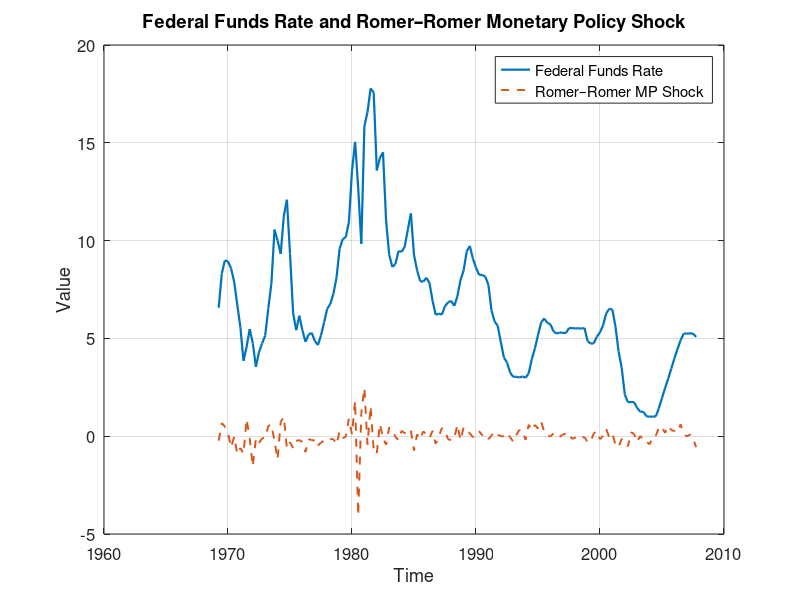
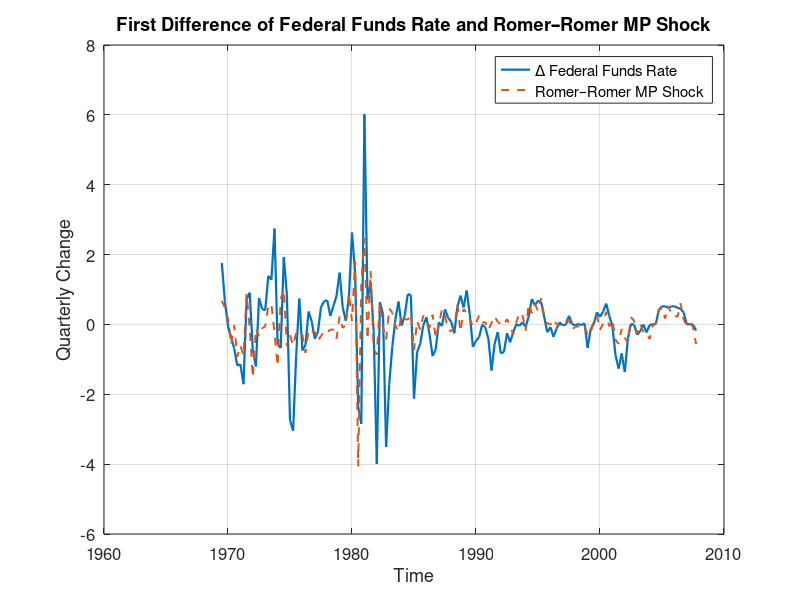
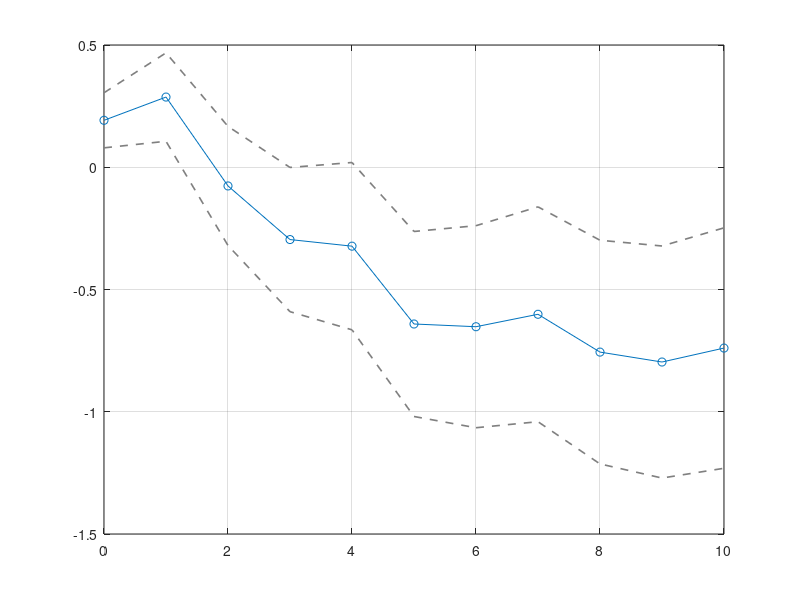

The MATLAB source for these figures, in order: (Note: this script raises an error after producing the figures.)
%% Problem set 1: Monetary Policy Shocks and Transmission Mechanisms
clear all
close all
clc


%% Question 1: Data Visualization and Preliminary Analysis

load("Data_RR_MP.mat"); % Load data

% Extract variables
dates = DatesUSED;                     % Quarterly dates (1969Q1–2007Q3)
ff_rate = FedFundrate;                 % Federal Funds Rate
rr_shock = MPproxyUSED;                % Romer–Romer Monetary Policy Shock
RealRate = dataYyIRFsUSED(:,1);        % Real Interest Rate
gdp = dataYyIRFsUSED(:,2);             % Real Gross Domestic Product
TotExp = dataYyIRFsUSED(:,3);          % Real Total Expenditure
DurExp = dataYyIRFsUSED(:,4);          % Durable Expenditure
NonDurExp = dataYyIRFsUSED(:,5);       % Non-Durable Expenditure


% Create figure
figure('Color', 'w', 'Position', [100, 100, 900, 400]);

% Plot both series on the same axis
plot(dates, ff_rate, 'LineWidth', 1.6, 'Color', [0 0.45 0.74]); hold on;
plot(dates, rr_shock, 'LineWidth', 1.4, 'LineStyle', '--', 'Color', [0.85 0.33 0.10]);

% Formatting
title('Federal Funds Rate and Romer–Romer Monetary Policy Shock');
xlabel('Time');
ylabel('Value');
grid on;
legend({'Federal Funds Rate', 'Romer–Romer MP Shock'}, 'Location', 'best');
set(gca, 'FontSize', 12);


%% Same figure but with Federal Funds Rate in first differences

% Compute first differences of the Federal Funds Rate
d_ff_rate = diff(ff_rate);

% Align dates and shock (drop first observation)
dates_diff = dates(2:end);
rr_shock_diff = rr_shock(2:end);

% Create figure
figure('Color', 'w', 'Position', [100, 100, 900, 400]);

% Plot both series on the same axis
plot(dates_diff, d_ff_rate, 'LineWidth', 1.6, 'Color', [0 0.45 0.74]); hold on;
plot(dates_diff, rr_shock_diff, 'LineWidth', 1.4, 'LineStyle', '--', 'Color', [0.85 0.33 0.10]);

% Formatting
title('First Difference of Federal Funds Rate and Romer–Romer MP Shock');
xlabel('Time');
ylabel('Quarterly Change');
grid on;
legend({'Δ Federal Funds Rate', 'Romer–Romer MP Shock'}, 'Location', 'best');
set(gca, 'FontSize', 12);

%% Question 2: A toy example

H = 10; % Number of horizons

betas_cum_gdp = nan(H+1,1); % To store shock coefficients
ses   = nan(H+1,1); % To store corresponding standard deviations

T = length(gdp); % Number of observations

for h = 0:H % Loop over horizons
 
    t0 = 2;
    t1 = T - h; 

    Y = gdp((t0+h):(t1+h)) - gdp((t0-1):(t1-1)); % Long differences of 
    % dependent variable. y_{t+h} - y_{t-1}

    X = [ones(length(Y),1), rr_shock(t0:t1)]; % Matrix of regressors: constant + 
    % shock at time t (one period-ahead of y_{t-1})

    % OLS
    b = (X' * X) \ (X' * Y); % Coefficients (X'X)^{-1}X'Y
    res = Y - X*b; % Residuals

    n = size(X,1);
    k = size(X,2);
    s2 = (res' * res) / (n - k);
    V  = s2 * inv(X' * X);

    betas_cum_gdp(h+1) = b(2); % Pick second coefficient (first is the constant)
    ses(h+1)   = sqrt(V(2,2)); % Same here
end

hgrid = (0:H)';

% 68% bands: +/- 1 * se
upper68_cum_gdp = betas_cum_gdp + ses;
lower68_cum_gdp = betas_cum_gdp - ses;

% Final plot
figure;
plot(hgrid, betas_cum_gdp, '-o'); hold on; grid on; % IRF
ci_color = [0.5 0.5 0.5];   % grey (RGB)
plot(hgrid, upper68_cum_gdp, '--', 'Color', ci_color, 'LineWidth', 1.2); % Upper bound CB
plot(hgrid, lower68_cum_gdp, '--', 'Color', ci_color, 'LineWidth', 1.2); % Lower bound CB
yline(0, '-');
xlabel('Horizon h');
ylabel('\beta_h');
title('Local Projection: GDP_{t+h} - GDP_{t-1} on shock_t (const + shock)');


%% Question 4: Estimation and Impulse Response Functions (IRFs)

%% --- Federal Fund Rate ---
y = ff_rate;
d_ff_rate = [NaN(1,1); diff(ff_rate)];
X = lagmatrix([rr_shock d_ff_rate], 1:4); % Controls
S = rr_shock; % Shock
H = 20; % Maximum horizon of IRF
hStart = 0; % Start from 0
lpMode = "cum"; % Long diff specification
seType = "hac"; % Newey West standard error
c = 1; % Add constant

res = lp_ols(y, X, S, H, hStart, lpMode, seType, c); % Run the function

w = (1 / res.beta(1)) / 2; % Impact 50bp normalization

h     = res.h;
beta  = res.beta .* w; % Normalized response
se    = res.se .* w; % Normalized standard errors

upper = beta + se; % 68% confidence bands
lower = beta - se;

figure
hold on

% Shaded confidence band
fill([h; flipud(h)], ...
     [upper; flipud(lower)], ...
     [0.8 0.8 1], ...
     'EdgeColor','none', ...
     'FaceAlpha',0.4);

% Coefficient line
plot(h, beta, 'b-', 'LineWidth', 2);

% Zero line
yline(0, 'k--', 'LineWidth', 1);

xlabel('Horizon', 'FontSize', 12)
ylabel('Coefficient', 'FontSize', 12)
title('FedFundRate -- Newey West', 'FontSize', 14)

legend('±1 SE Band', 'Estimate', 'Location', 'Best')
grid on
box on

hold off


%% --- GDP --- 

y = gdp; % Dependent variable
d_gdp = [NaN(1,1); diff(gdp)];
X = lagmatrix([rr_shock d_gdp], 1:4); % Controls
S = rr_shock; % Shock
H = 20; % Maximum horizon of IRF
hStart = 0; % Start from 0
lpMode = "cum"; % Long diff specification
seType = "hac"; % Newey West standard error
c = 1; % Add constant

res = lp_ols(y, X, S, H, hStart, lpMode, seType, c); % Run the function

h     = res.h;
beta  = res.beta .* w; % Normalized response
se    = res.se .* w; % Normalized standard errors

upper = beta + se; % 68% confidence bands
lower = beta - se;

figure
hold on

% Shaded confidence band
fill([h; flipud(h)], ...
     [upper; flipud(lower)], ...
     [0.8 0.8 1], ...
     'EdgeColor','none', ...
     'FaceAlpha',0.4);

% Coefficient line
plot(h, beta, 'b-', 'LineWidth', 2);

% Zero line
yline(0, 'k--', 'LineWidth', 1);

xlabel('Horizon', 'FontSize', 12)
ylabel('Coefficient', 'FontSize', 12)
title('GDP -- Newey West', 'FontSize', 14)

legend('±1 SE Band', 'Estimate', 'Location', 'Best')
grid on
box on

hold off


%% Question 5: Comparison
load("sw_shock.mat"); % Load Smets and Wouters shock

y = ff_rate;
X_rr = lagmatrix([rr_shock d_ff_rate], 1:4); % Control matrix for RR
X_sw = lagmatrix([sw_shock d_ff_rate], 1:4); % Control matrix for SW
hStart = 0; % Start from 0
lpMode = "cum"; % Long diff specification
seType = "hac"; % Newey West standard error
c = 1; % Add constant

res_rr = lp_ols(y, X_rr, rr_shock, H, hStart, lpMode, seType, c); % Run for RR
res_sw = lp_ols(y, X_sw, sw_shock, H, hStart, lpMode, seType, c); % Run for SW

w_rr = 1 ./ sum(res_rr.beta(1:6)); % Normalization for RR
w_sw = 1 ./ sum(res_sw.beta(1:6)); % Normalization for SW


% --- Plot ---

% IRF 1 (rr)
beta_rr  = res_rr.beta .* w_rr;
se_rr    = res_rr.se   .* w_rr;
upper_rr = beta_rr + se_rr;
lower_rr = beta_rr - se_rr;

% IRF 2 (sw)
beta_sw  = res_sw.beta .* w_sw;
se_sw    = res_sw.se   .* w_sw;
upper_sw = beta_sw + se_sw;
lower_sw = beta_sw - se_sw;

figure
hold on

% --- Shaded 68% CI: rr ---
fill([h; flipud(h)], ...
     [upper_rr; flipud(lower_rr)], ...
     [0.8 0.8 1], ...
     'EdgeColor','none', ...
     'FaceAlpha',0.35);

% --- Shaded 68% CI: sw ---
fill([h; flipud(h)], ...
     [upper_sw; flipud(lower_sw)], ...
     [1 0.85 0.85], ...
     'EdgeColor','none', ...
     'FaceAlpha',0.35);

% --- IRF lines (store handles!) ---
p1 = plot(h, beta_rr, 'b-', 'LineWidth', 2);
p2 = plot(h, beta_sw, 'r-', 'LineWidth', 2);

% Zero line
yline(0, 'k--', 'LineWidth', 1);

xlabel('Horizon', 'FontSize', 12)
ylabel('Coefficient', 'FontSize', 12)
title('Federal Funds Rate', 'FontSize', 14)

legend([p1 p2], {'Romer & Romer', 'Smets & Wouters'}, 'Location', 'Best')

grid on
box on
hold off
